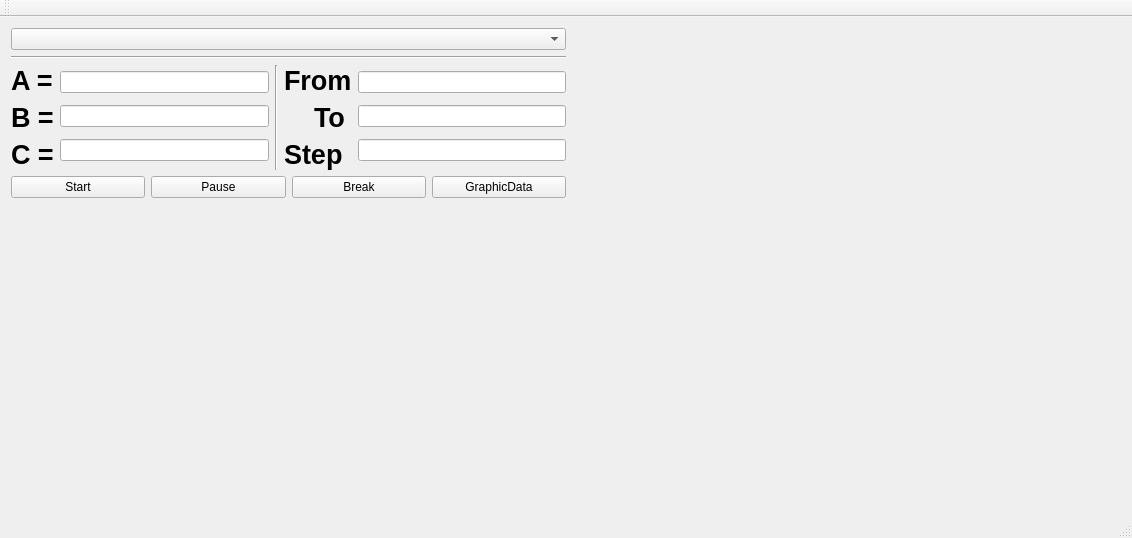
<?xml version="1.0" encoding="UTF-8"?>
<ui version="4.0">
 <class>MainWindow</class>
 <widget class="QMainWindow" name="MainWindow">
  <property name="geometry">
   <rect>
    <x>0</x>
    <y>0</y>
    <width>1132</width>
    <height>538</height>
   </rect>
  </property>
  <property name="windowTitle">
   <string>MainWindow</string>
  </property>
  <widget class="QWidget" name="centralWidget">
   <layout class="QHBoxLayout" name="horizontalLayout_3">
    <item>
     <layout class="QHBoxLayout" name="horizontalLayout_2">
      <item>
       <layout class="QVBoxLayout" name="verticalLayout_5">
        <item>
         <widget class="QComboBox" name="formulas_cb_"/>
        </item>
        <item>
         <widget class="Line" name="line_3">
          <property name="orientation">
           <enum>Qt::Horizontal</enum>
          </property>
         </widget>
        </item>
        <item>
         <layout class="QHBoxLayout" name="horizontalLayout">
          <item>
           <layout class="QVBoxLayout" name="verticalLayout_3">
            <item>
             <widget class="QLabel" name="label">
              <property name="font">
               <font>
                <pointsize>20</pointsize>
                <weight>75</weight>
                <bold>true</bold>
               </font>
              </property>
              <property name="text">
               <string>A =</string>
              </property>
             </widget>
            </item>
            <item>
             <widget class="QLabel" name="label_3">
              <property name="font">
               <font>
                <pointsize>20</pointsize>
                <weight>75</weight>
                <bold>true</bold>
               </font>
              </property>
              <property name="text">
               <string>B =</string>
              </property>
             </widget>
            </item>
            <item>
             <widget class="QLabel" name="label_2">
              <property name="font">
               <font>
                <pointsize>20</pointsize>
                <weight>75</weight>
                <bold>true</bold>
               </font>
              </property>
              <property name="text">
               <string>C =</string>
              </property>
             </widget>
            </item>
           </layout>
          </item>
          <item>
           <layout class="QVBoxLayout" name="verticalLayout">
            <item>
             <widget class="QLineEdit" name="lineA"/>
            </item>
            <item>
             <widget class="QLineEdit" name="lineB"/>
            </item>
            <item>
             <widget class="QLineEdit" name="lineC"/>
            </item>
           </layout>
          </item>
          <item>
           <widget class="Line" name="line_2">
            <property name="orientation">
             <enum>Qt::Vertical</enum>
            </property>
           </widget>
          </item>
          <item>
           <layout class="QVBoxLayout" name="verticalLayout_4">
            <item>
             <widget class="QLabel" name="label_4">
              <property name="font">
               <font>
                <pointsize>20</pointsize>
                <weight>75</weight>
                <bold>true</bold>
               </font>
              </property>
              <property name="text">
               <string>From</string>
              </property>
             </widget>
            </item>
            <item>
             <widget class="QLabel" name="label_5">
              <property name="font">
               <font>
                <pointsize>20</pointsize>
                <weight>75</weight>
                <bold>true</bold>
               </font>
              </property>
              <property name="text">
               <string>    To</string>
              </property>
             </widget>
            </item>
            <item>
             <widget class="QLabel" name="label_6">
              <property name="font">
               <font>
                <pointsize>20</pointsize>
                <weight>75</weight>
                <bold>true</bold>
               </font>
              </property>
              <property name="text">
               <string>Step</string>
              </property>
             </widget>
            </item>
           </layout>
          </item>
          <item>
           <layout class="QVBoxLayout" name="verticalLayout_2">
            <item>
             <widget class="QLineEdit" name="lineF"/>
            </item>
            <item>
             <widget class="QLineEdit" name="lineT"/>
            </item>
            <item>
             <widget class="QLineEdit" name="lineS"/>
            </item>
           </layout>
          </item>
         </layout>
        </item>
        <item>
         <layout class="QGridLayout" name="gridLayout">
          <item row="0" column="3">
           <widget class="QPushButton" name="graphicButton">
            <property name="text">
             <string>GraphicData</string>
            </property>
           </widget>
          </item>
          <item row="0" column="2">
           <widget class="QPushButton" name="brakeButton">
            <property name="text">
             <string>Break</string>
            </property>
           </widget>
          </item>
          <item row="1" column="2">
           <spacer name="verticalSpacer">
            <property name="orientation">
             <enum>Qt::Vertical</enum>
            </property>
            <property name="sizeHint" stdset="0">
             <size>
              <width>20</width>
              <height>40</height>
             </size>
            </property>
           </spacer>
          </item>
          <item row="0" column="0">
           <widget class="QPushButton" name="startButton">
            <property name="text">
             <string>Start</string>
            </property>
           </widget>
          </item>
          <item row="0" column="1">
           <widget class="QPushButton" name="pauseButton">
            <property name="text">
             <string>Pause</string>
            </property>
           </widget>
          </item>
         </layout>
        </item>
       </layout>
      </item>
      <item>
       <spacer name="horizontalSpacer_2">
        <property name="orientation">
         <enum>Qt::Horizontal</enum>
        </property>
        <property name="sizeHint" stdset="0">
         <size>
          <width>37</width>
          <height>17</height>
         </size>
        </property>
       </spacer>
      </item>
     </layout>
    </item>
    <item>
     <layout class="QGridLayout" name="graphics_layout" rowstretch="0"/>
    </item>
   </layout>
  </widget>
  <widget class="QToolBar" name="mainToolBar">
   <attribute name="toolBarArea">
    <enum>TopToolBarArea</enum>
   </attribute>
   <attribute name="toolBarBreak">
    <bool>false</bool>
   </attribute>
  </widget>
  <widget class="QStatusBar" name="statusBar"/>
 </widget>
 <layoutdefault spacing="6" margin="11"/>
 <resources/>
 <connections/>
</ui>
